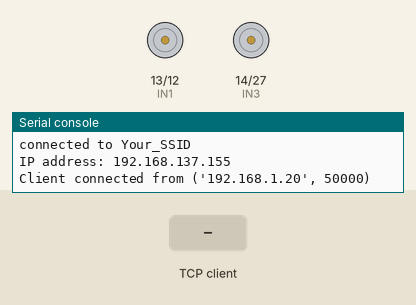
A program run on a simulated ESP32 board running MicroPython. On the bench: motor-driver pin pairs drawn as motors (green arrow = first pin HIGH = forward, orange = second pin HIGH = backward, longer = more drive), the last lines printed to the serial console. Inputs (shaded band) come from the test bench. WiFi joins after 1.5 s; one TCP client connects 1 s after the port opens and stays connected.

Above: at 3.2 s.
3.3 s: the TCP client sends "F"
At 3.7 s:
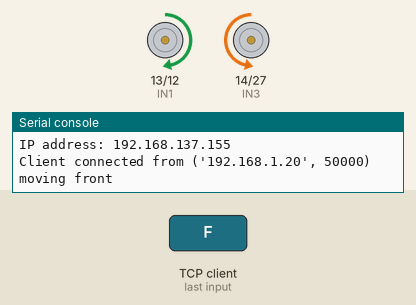
5.3 s: the TCP client sends "B"
At 5.7 s:
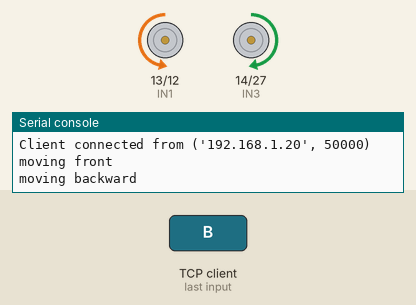
7.3 s: the TCP client sends "R"
At 7.7 s:
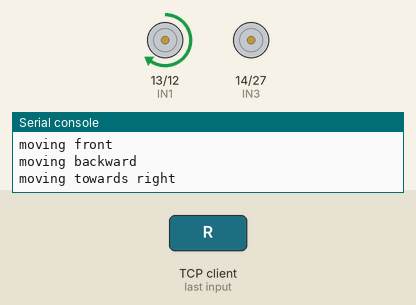
9.3 s: the TCP client sends "L"
At 9.7 s:
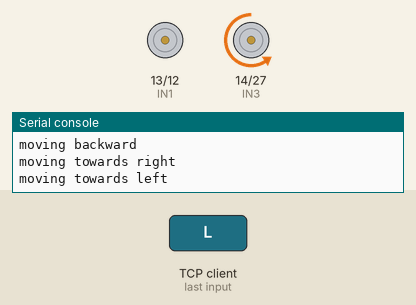
11.3 s: the TCP client sends "K"
At 11.7 s:
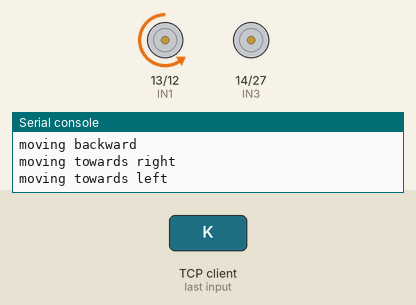
13.3 s: the TCP client sends "M"
At 13.7 s:
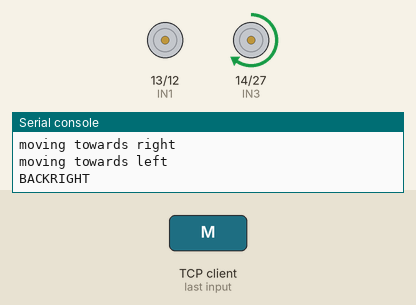
Timing chart, 0 to 16.3 s (numbered marks = the images above; inputs shaded):
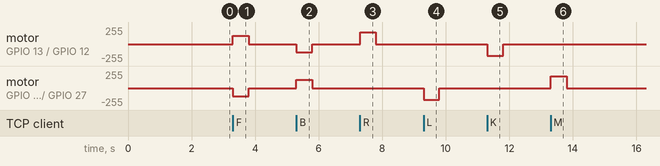

Measured:
- after the input at 3.3 s, motor on GPIO 13 (IN1) / GPIO 12 (IN2): stopped → forward 125/255 at once, → stopped 0.50 s later; motor on GPIO 14 (IN3) / GPIO 27 (IN4): stopped → backward 125/255 at once, → stopped 0.50 s later
- after the input at 5.3 s, motor on GPIO 13 (IN1) / GPIO 12 (IN2): stopped → backward 125/255 at once, → stopped 0.50 s later; motor on GPIO 14 (IN3) / GPIO 27 (IN4): stopped → forward 125/255 at once, → stopped 0.50 s later
- after the input at 7.3 s, motor on GPIO 13 (IN1) / GPIO 12 (IN2): stopped → forward 174/255 at once, → stopped 0.50 s later
- after the input at 9.3 s, motor on GPIO 14 (IN3) / GPIO 27 (IN4): stopped → backward 174/255 at once, → stopped 0.50 s later
- after the input at 11.3 s, motor on GPIO 13 (IN1) / GPIO 12 (IN2): stopped → backward 174/255 at once, → stopped 0.50 s later
- after the input at 13.3 s, motor on GPIO 14 (IN3) / GPIO 27 (IN4): stopped → forward 174/255 at once, → stopped 0.50 s later

The program:

wifi_controlled_car.py
```python
"""
Project: ESP32 WiFi-Controlled Car
Author: [Akszayan V L]
Description:
This MicroPython script allows remote control of a car using the ESP32 microcontroller and WiFi.
The car is controlled through a Python-based socket connection, enabling commands to move
the car forward, backward, left or right and stop. The script uses the `usocket` module for handling socket communication.

Features:
- WiFi connectivity for remote control
- Socket-based communication using Python's `usocket` module
- Control commands: 'F' for forward, 'B' for backward, 'L' for left, 'R' for right and S for stop

Components:
- ESP32 microcontroller
- Motor driver module for car control
- WiFi network for communication
- Python socket client for sending commands

Setup and Usage:
1. Connect the ESP32 to your car’s motor driver module according to the wiring diagram.
2. Flash MicroPython onto the ESP32 and upload this script using an IDE like Thonny or uPyCraft.
3. Configure the ESP32 to connect to your WiFi network by updating the script with your network credentials.
4. Use a Python socket client to connect to the ESP32’s IP address and send control commands.
5. Commands include: 'F' (forward), 'B' (backward), 'L' (left), 'R' (right).

Dependencies:
- MicroPython
- `usocket` module for socket communication

Credits:
- Developed by [Your Name]
- Utilizes MicroPython and ESP32 technologies


For further information, modifications, or contributions, please contact [Krishnakanthakszayan@gmail.com].
"""


# Micropython code
# Excecute this code in Micropython Editor


from machine import Pin,PWM
import time as t
import network
import usocket

ssid = 'Your_SSID'
pwd = 'Your_Password'
ip_address = '192.168.137.155'

def wificonnect(ssid,pwd):
    ip_address = '192.168.137.155'
    subnet_mask = '255.255.255.0'
    gateway = '192.168.43.12'
    dns = '8.8.8.8'
    wlan = network.WLAN(network.STA_IF)
    wlan.active(True)
    wlan.connect(ssid,pwd)
    wlan.ifconfig((ip_address,subnet_mask,gateway,dns))
    print(wlan.ifconfig())
    while not wlan.isconnected():
        t.sleep(1)
    print('connected to %s'%ssid)
    print('IP address:', wlan.ifconfig()[0])
wificonnect(ssid,pwd)

s = usocket.socket(usocket.AF_INET, usocket.SOCK_STREAM)
s.bind((ip_address, 8080))
s.listen(1)
conn, addr = s.accept()
print('Client connected from', addr)

IN1 = Pin(13,Pin.OUT)#in1 & in4 front
IN2 = Pin(12,Pin.OUT)
IN3 = Pin(14,Pin.OUT)
IN4 = Pin(27,Pin.OUT)
pwmA1 = PWM(IN1,freq=1000)#LEFT
pwmB2 = PWM(IN2,freq=1000)
pwmB1 = PWM(IN3,freq=1000)
pwmA2 = PWM(IN4,freq=1000)#RIGHT
pwmA1.duty(0)
pwmA2.duty(0)
pwmB2.duty(0)
pwmB1.duty(0)

try :
    while True :
        i = conn.recv(1024).decode()
        if i == 'F' :
            print('moving front')
            pwmA1.duty(500)
            pwmA2.duty(500)
            pwmB2.duty(0)
            pwmB1.duty(0)
            t.sleep(0.5)
            pwmA1.duty(0)
            pwmA2.duty(0)
            pwmB2.duty(0)
            pwmB1.duty(0)
        if i == 'B' :
            print('moving backward')
            pwmA1.duty(0)
            pwmA2.duty(0)
            pwmB2.duty(500)
            pwmB1.duty(500)
            t.sleep(0.5)
            pwmA1.duty(0)
            pwmA2.duty(0)
            pwmB2.duty(0)
            pwmB1.duty(0)
        if i == 'R' :
            print('moving towards right')
            pwmA1.duty(700)
            pwmA2.duty(0)
            pwmB2.duty(0)
            pwmB1.duty(0)
            t.sleep(0.5)
            pwmA1.duty(0)
            pwmA2.duty(0)
            pwmB2.duty(0)
            pwmB1.duty(0)
        if i == 'L' :
            print('moving towards left')
            pwmA1.duty(0)
            pwmA2.duty(700)
            pwmB2.duty(0)
            pwmB1.duty(0)
            t.sleep(0.5)
            pwmA1.duty(0)
            pwmA2.duty(0)
            pwmB2.duty(0)
            pwmB1.duty(0)
        if i == 'S' :
            pwmA1.duty(0)
            pwmA2.duty(0)
            pwmB2.duty(0)
            pwmB1.duty(0)
            print('vehicle stopped')
        if i == 'K' :
            pwmA1.duty(0)
            pwmA2.duty(0)
            pwmB2.duty(700)
            pwmB1.duty(0)
            t.sleep(0.5)
            pwmA1.duty(0)
            pwmA2.duty(0)
            pwmB2.duty(0)
            pwmB1.duty(0)
            print('BACKRIGHT')
        if i == 'M' :
            pwmA1.duty(0)
            pwmA2.duty(0)
            pwmB2.duty(0)
            pwmB1.duty(700)
            t.sleep(0.5)
            pwmA1.duty(0)
            pwmA2.duty(0)
            pwmB2.duty(0)
            pwmB1.duty(0)
            print('BACKLEFT')
        if i == 'E' :
            pwmA1.duty(0)
            pwmA2.duty(0)
            pwmB2.duty(0)
            pwmB1.duty(0)
            print('bye')
            break
except:
    print('error')
    pwmA1.duty(0)
    pwmA2.duty(0)
    pwmB2.duty(0)
    pwmB1.duty(0)
```
